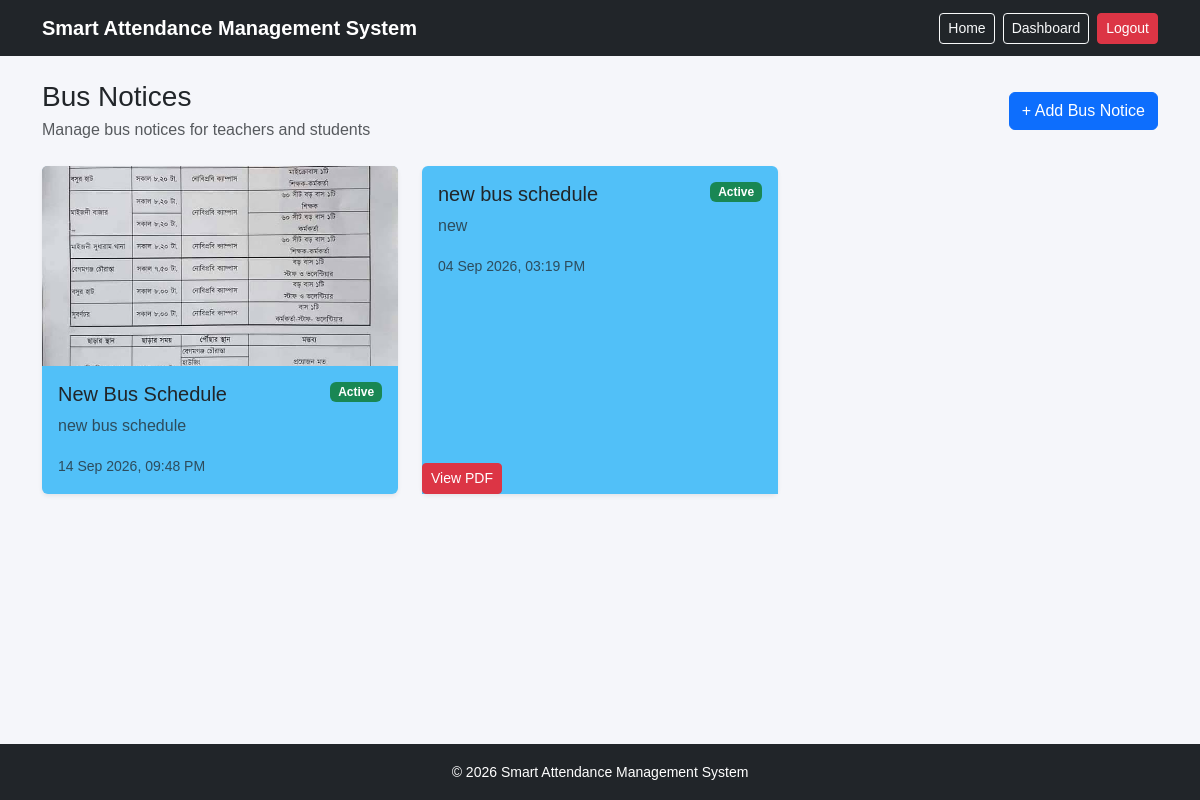
The app's page /admin-dashboard/bus-notice/ (signed in) with its own data.
### core/models.py (models this page shows, shortened)
class BusNotice(models.Model):
    title = models.CharField(max_length=200)
    message = models.TextField()
    pdf_file = models.FileField(
        upload_to="bus_notices/pdf/",
        blank=True,
        null=True
    )
    image = models.ImageField(
        upload_to="bus_notices/images/",
        blank=True,
        null=True
    )
    created_at = models.DateTimeField(auto_now_add=True)
    updated_at = models.DateTimeField(auto_now=True)
    is_active = models.BooleanField(default=True)
    class Meta:
        ordering = ["-created_at"]

### core/views.py (the view)
@login_required
def admin_bus_notice_list(request):
    if request.user.role != "admin":
        return redirect("dashboard")
    bus_notices = BusNotice.objects.all().order_by("-created_at")
    return render(
        request,
        "admin/bus_notice_list.html",
        {
            "bus_notices": bus_notices
        }
    )

### core/context_processors.py (called while the page is built)
def notifications(request):
    unread_notifications_count = 0
    if request.user.is_authenticated and request.user.role in ["teacher", "student"]:
        unread_notifications_count = Notification.objects.filter(
            recipient=request.user,
            is_read=False
        ).count()
    return {
        "unread_notifications_count": unread_notifications_count
    }

### core/templates/admin/bus_notice_list.html (shortened to what this page needs)
{% extends "index.html" %}
{% block content %}
<div class="container py-4">
    <div class="d-flex justify-content-between align-items-center mb-4">
        <div>
            <h3 class="mb-1">Bus Notices</h3>
            <p class="text-muted mb-0">
                Manage bus notices for teachers and students
            </p>
        </div>
        <a href="{% url 'admin_bus_notice_add' %}"
           class="btn btn-primary">
            + Add Bus Notice
        </a>
    </div>
    {% if bus_notices %}
        <div class="row g-4">
            {% for notice in bus_notices %}
                <div class="col-md-6 col-lg-4">
                    <div class="card h-100 shadow-sm border-0" style="background-color: #51c0f8">
                        {% if notice.image %}
                            <img src="{{ notice.image.url }}"
                                 class="card-img-top"
                                 alt="{{ notice.title }}"
                                 style="height: 200px; object-fit: cover;">
                        {% endif %}
                        <div class="card-body">
                            <div class="d-flex justify-content-between align-items-start mb-2">
                                <h5 class="card-title mb-0">
                                    {{ notice.title }}
                                </h5>
                                {% if notice.is_active %}
                                    <span class="badge bg-success">
                                        Active
                                    </span>
                                {% else %}
                                    <span class="badge bg-secondary">
                                        Inactive
                                    </span>
                                {% endif %}
                            </div>
                            <p class="card-text text-muted">
                                {{ notice.message|truncatewords:25 }}
                            </p>
                            <small class="text-muted">
                                {{ notice.created_at|date:"d M Y, h:i A" }}
                            </small>
                        </div>
                        <div style="background-color: #51c0f8">
                            {% if notice.pdf_file %}
                                <a href="{{ notice.pdf_file.url }}"
                                   target="_blank"
                                   class="btn btn-sm btn-danger">
                                    View PDF
                                </a>
                            {% endif %}
                        </div>
                    </div>
                </div>
            {% endfor %}
        </div>
    {% endif %}
</div>
{% endblock %}

### core/templates/index.html (style rules this page uses)
html, body { height: 100%; }
body { margin: 0; background-color: #f5f6fa; font-family: Arial, sans-serif; }

### records on screen
BusNotice: image (picture), title "New Bus Schedule", is_active "Active", message "new bus schedule", created_at "14 Sep 2026, 09:48 PM"
BusNotice: title "new bus schedule", is_active "Active", message "new", created_at "04 Sep 2026, 03:19 PM"
